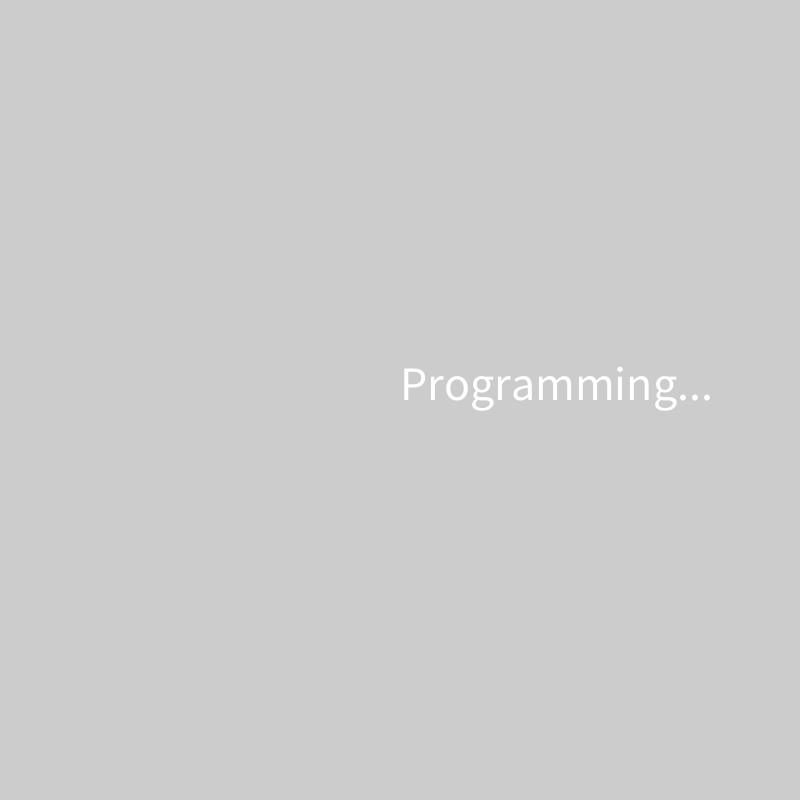
Frame 1 (no input)
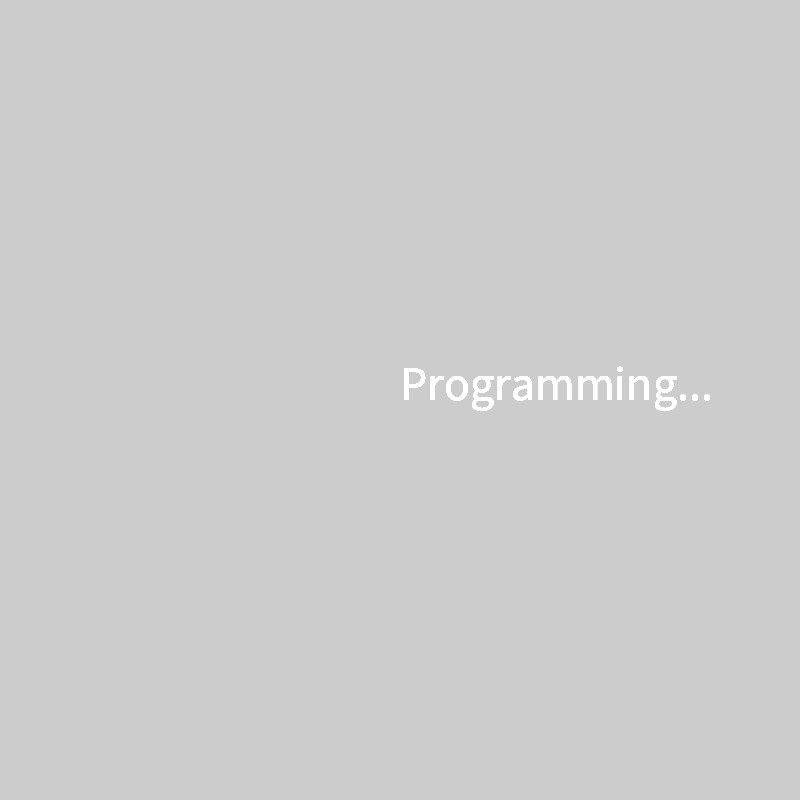
Frame 60 (the mouse pressed at the canvas centre just before this capture)
Frame 120 (the mouse held since frame 60 and released just before this capture): identical to frame 60, image omitted

The Processing sketch that drew these frames (run headless with seeded random() and noise(); from frame 60 on, the mouse is pressed at the canvas centre):

// Processing sketch: sketch_34Text
// ── sketch_34Text.pde


void setup() {
  size(800, 800);
}

void draw() {
  textSize(48);
  //line(0, 400, 800, 400);
  //line(400, 0, 400, 800);
  //textAlign(CENTER);
  text("Programming...", 400, 400); 
}
